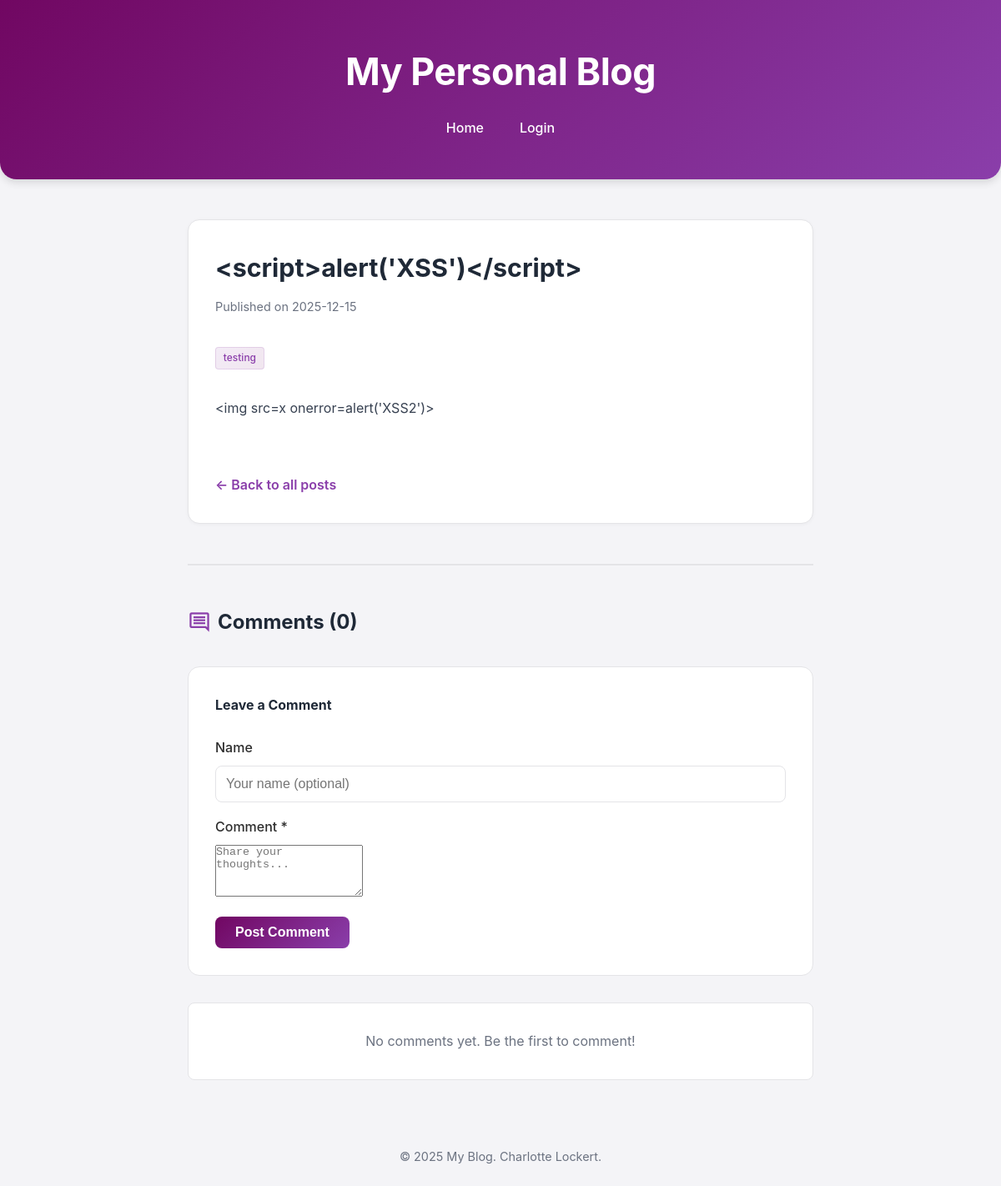
The page /post/2 on the database as committed earlier.
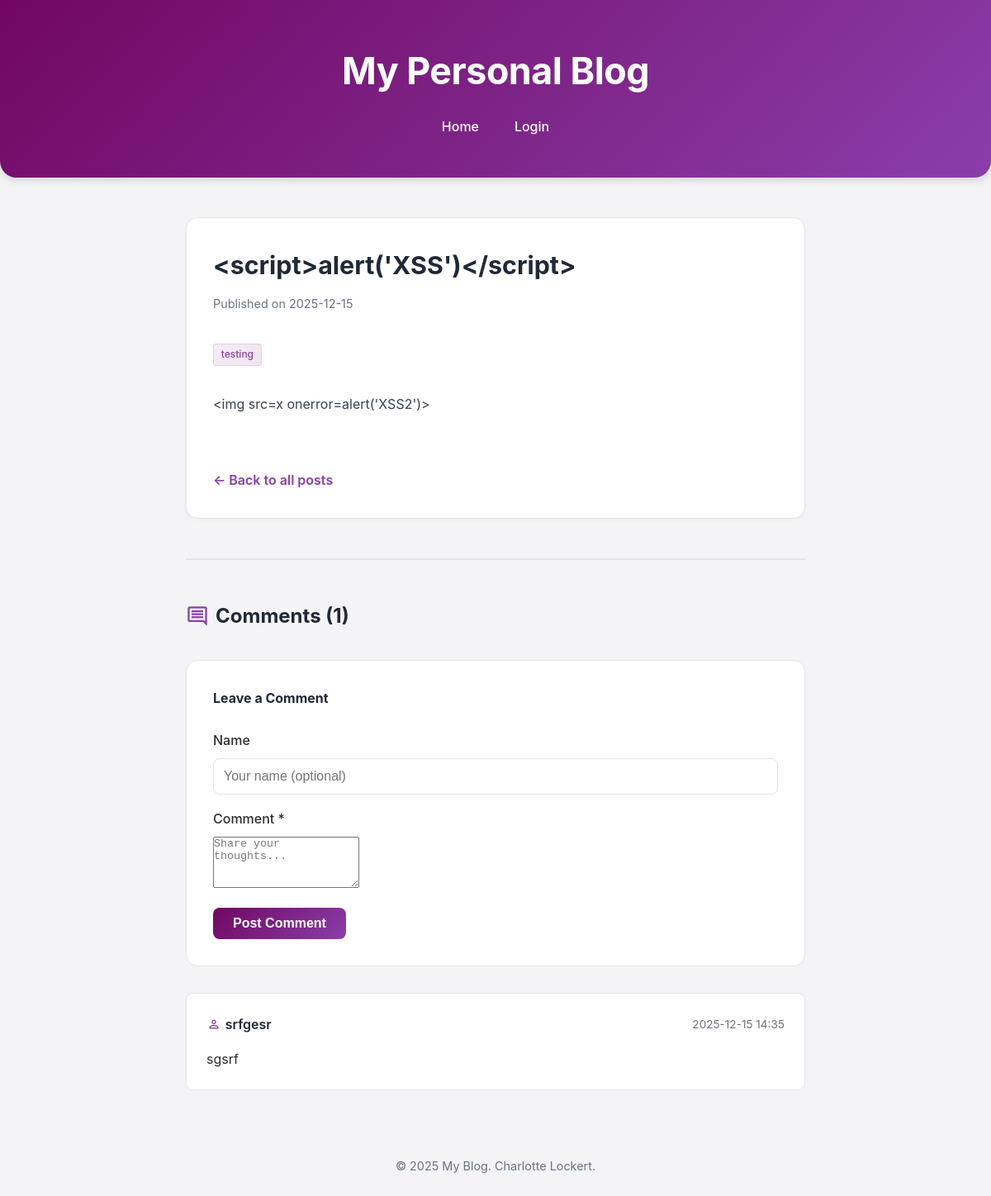
The same page on the database as committed later.
### tables this page shows
CREATE TABLE posts (
    id INTEGER PRIMARY KEY AUTOINCREMENT,
    title TEXT NOT NULL,
    date TEXT NOT NULL,
    content TEXT NOT NULL,
    excerpt TEXT NOT NULL,
    image_url TEXT,
    tags TEXT
);

CREATE TABLE comments (
    id INTEGER PRIMARY KEY AUTOINCREMENT,
    post_id INTEGER NOT NULL,
    author TEXT NOT NULL,
    comment_text TEXT NOT NULL,
    date TEXT NOT NULL,
    FOREIGN KEY (post_id) REFERENCES posts (id) ON DELETE CASCADE
);

### app.py (the view, shortened to what this page needs)
@app.route('/post/<int:post_id>', methods=['GET', 'POST'])
def post(post_id):
    post = get_post_by_id(post_id)
    if post is None:
        return "Post not found!", 404
    comments = get_comments_for_post(post_id)
    return render_template('post.html', post=post, comments=comments)

### database.py (called while the page is built)
def get_db_connection():
    conn = sqlite3.connect(DATABASE)
    conn.row_factory = sqlite3.Row
    return conn

def get_post_by_id(post_id):
    conn = get_db_connection()
    post = conn.execute('SELECT * FROM posts WHERE id = ?', (post_id,)).fetchone()
    conn.close()
    return post

def get_comments_for_post(post_id):
    conn = get_db_connection()
    comments = conn.execute(
        'SELECT * FROM comments WHERE post_id = ? ORDER BY date DESC',
        (post_id,)
    ).fetchall()
    conn.close()
    return comments

### templates/post.html (shortened to what this page needs)
{% extends "base.html" %}  {% block content %}
<div class="post-container">
  <article class="post-full">
    <div class="post-header-actions">
      <div>
        <h2>{{ post.title }}</h2>
        <p class="post-meta">Published on {{ post.date }}</p>
      </div>
    </div>
    {% if post.tags %}
    <div class="post-tags">
      {% for tag in post.tags.split(', ') %}
      <a href="/tag/{{ tag }}" class="tag">{{ tag }}</a>
      {% endfor %}
    </div>
    {% endif %}
    <div class="post-content">{{ post.content }}</div>
    <a href="/" class="back-link">← Back to all posts</a>
  </article>
  <div class="comments-section">
    <h3>
      <span class="material-symbols-outlined">comment</span>
      Comments ({{ comments|length }})
    </h3>
    <div class="comment-form-container">
      <h4>Leave a Comment</h4>
      <form method="POST" class="comment-form">
        <div class="form-group">
          <label for="author">Name</label>
          <input
            type="text"
            id="author"
            name="author"
            placeholder="Your name (optional)"
          />
        </div>
        <div class="form-group">
          <label for="comment_text">Comment *</label>
          <textarea
            id="comment_text"
            name="comment_text"
            rows="4"
            required
            placeholder="Share your thoughts..."
          ></textarea>
        </div>
        <button type="submit" class="btn-primary">Post Comment</button>
      </form>
    </div>
    {% if comments %}
    <div class="comments-list">
      {% for comment in comments %}
      <div class="comment">
        <div class="comment-header">
          <span class="comment-author">
            <span class="material-symbols-outlined">person</span>
            {{ comment.author }}
          </span>
          <div class="comment-meta">
            <span class="comment-date">{{ comment.date }}</span>
          </div>
        </div>
        <div class="comment-text">{{ comment.comment_text }}</div>
      </div>
      {% endfor %}
    </div>
    {% else %}
    <p class="no-comments">No comments yet. Be the first to comment!</p>
    {% endif %}
  </div>
</div>
{% endblock %}

### templates/base.html (shortened to what this page needs)
<!DOCTYPE html>
<html lang="en">
  <head>
    <link
      rel="stylesheet"
      href="{{ url_for('static', filename='style.css') }}"
    />
  </head>
  <body>
    <header>
      <h1>My Personal Blog</h1>
      <nav>
        <a href="/">Home</a>
        {% if session.logged_in %}
        <a href="/logout">Logout</a>
        {% else %}
        <a href="/login">Login</a>
        {% endif %}
      </nav>
    </header>
    <main>
       {% block content %} {% endblock %}
    </main>
    <footer>
      <p>&copy; 2025 My Blog. Charlotte Lockert.</p>
    </footer>
  </body>
</html>

Rows that differ between the two databases and show on the page:
added comments: author "srfgesr", date "2025-12-15 14:35", comment_text "sgsrf"
Other text that changed with them:
{{ comments|length }}: "0" → "1"
text no longer shown: "No comments yet. Be the first to comment!"
